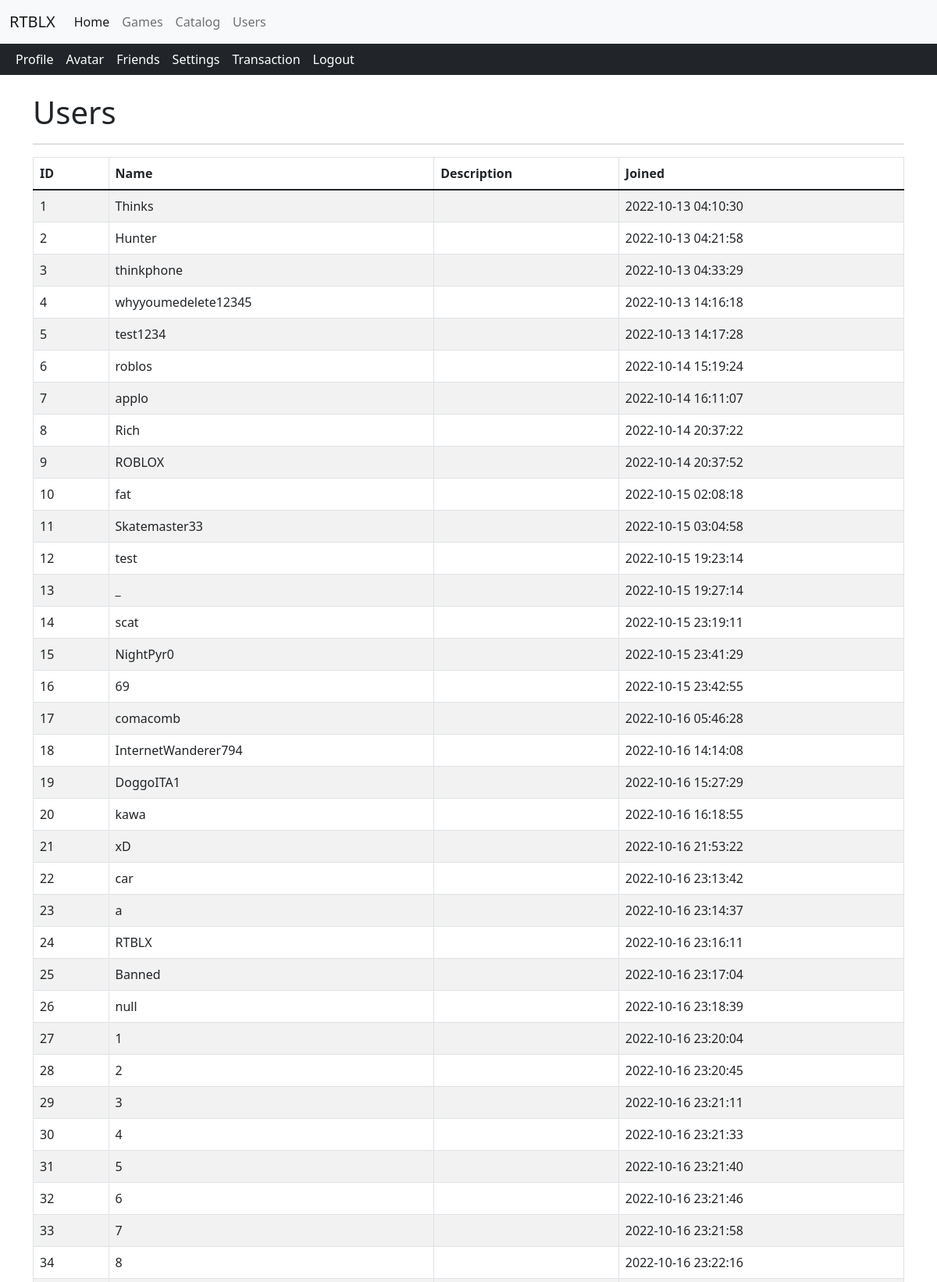
The page /Users.php (signed in, upper part) on the database its author committed.
### tables this page shows
CREATE TABLE `users` (
  `id` int NOT NULL,
  `username` varchar(50) NOT NULL,
  `password` varchar(255) NOT NULL,
  `created_at` datetime DEFAULT CURRENT_TIMESTAMP
);

### Users.php (the view, shortened to what this page needs)
<!DOCTYPE html>
<html lang="en">
<head>
    <link href="https://cdn.jsdelivr.net/npm/bootstrap@5.1.3/dist/css/bootstrap.min.css" rel="stylesheet">
</head>
<body>
  <nav class="navbar navbar-expand-lg navbar-light bg-light">
  <div class="container-fluid">
    <a class="navbar-brand" href="/login.php">RTBLX</a>
    <div class="collapse navbar-collapse" id="navbarNavDropdown">
      <ul class="navbar-nav">
        <li class="nav-item">
          <a class="nav-link active" aria-current="page" href="welcome.php">Home</a>
        </li>
        <li class="nav-item">
          <a class="nav-link" href="games.php">Games</a>
        </li>
        <li class="nav-item">
          <a class="nav-link" href="catalog.php">Catalog</a>
        </li>
        <li class="nav-item">
          <a class="nav-link" href="Users.php">Users</a>
        </li>
      </ul>
    </div>
  </div>
</nav>
  <nav class="navbar navbar-expand-lg navbar-dark navbar-top bg-dark py-0">
  <div class="container-fluid">
    <div class="collapse navbar-collapse" id="navbarNav">
      <ul class="navbar-nav">
        <li class="nav-item">
          <a class="nav-link active" aria-current="page" href="User.php?id=<?php echo htmlspecialchars($_SESSION["id"]); ?>">Profile</a>
        </li>
        <li class="nav-item">
          <a class="nav-link active" href="avatar.php">Avatar</a>
        </li>
        <li class="nav-item">
          <a class="nav-link active" href="MyFriends.php">Friends</a>
        </li>
        <li class="nav-item">
          <a class="nav-link active" href="settings.php">Settings</a>
        </li>
        <li class="nav-item">
          <a class="nav-link active" href="MyMoney.php">Transaction</a>
        </li>
        <li class="nav-item">
          <a class="nav-link active" href="logout.php">Logout</a>
        </li>
      </ul>
    </div>
  </div>
</nav>
  <br>
  <div class="container">
    <h1>Users</h1>
    <hr>
    <?php
                    require_once "config.php";
                    $sql = "SELECT * FROM users";
                    if($result = mysqli_query($link, $sql)){
                        if(mysqli_num_rows($result) > 0){
                            echo '<table class="table table-bordered table-striped">';
                                echo "<thead>";
                                    echo "<tr>";
                                        echo "<th>ID</th>";
                                        echo "<th>Name</th>";
                                        echo "<th>Description</th>";
                                        echo "<th>Joined</th>";
                                    echo "</tr>";
                                echo "</thead>";
                                echo "<tbody>";
                                while($row = mysqli_fetch_array($result)){
                                    echo "<tr>";
                                        echo "<td>" . $row['id'] . "</td>";
                                        echo "<td>" . $row['username'] . "</td>";
                                        echo "<td></td>";
                                        echo "<td>" . $row['created_at'] . "</td>";
                                    echo "</tr>";
                                }
                                echo "</tbody>";
                            echo "</table>";
                        } else{
                            echo '<div class="alert alert-danger"><em>LMAO NO USERS</em></div>';
                        }
                    } else{
                        echo "ohio users";
                    }
                    ?>
    </div>
  </body>
  </html>

### rows shown on the page
users: id "1", username "Thinks", created_at "2022-10-13 04:10:30"
users: id "2", username "Hunter", created_at "2022-10-13 04:21:58"
users: id "3", username "thinkphone", created_at "2022-10-13 04:33:29"
users: id "4", username "whyyoumedelete12345", created_at "2022-10-13 14:16:18"
users: id "5", username "test1234", created_at "2022-10-13 14:17:28"
users: id "6", username "roblos", created_at "2022-10-14 15:19:24"
users: id "7", username "applo", created_at "2022-10-14 16:11:07"
users: id "8", username "Rich", created_at "2022-10-14 20:37:22"
users: id "9", username "ROBLOX", created_at "2022-10-14 20:37:52"
users: id "10", username "fat", created_at "2022-10-15 02:08:18"
users: id "11", username "Skatemaster33", created_at "2022-10-15 03:04:58"
users: id "12", username "test", created_at "2022-10-15 19:23:14"
users: id "13", username "_", created_at "2022-10-15 19:27:14"
users: id "14", username "scat", created_at "2022-10-15 23:19:11"
users: id "15", username "NightPyr0", created_at "2022-10-15 23:41:29"
users: id "16", username "69", created_at "2022-10-15 23:42:55"
users: id "17", username "comacomb", created_at "2022-10-16 05:46:28"
users: id "18", username "InternetWanderer794", created_at "2022-10-16 14:14:08"
users: id "19", username "DoggoITA1", created_at "2022-10-16 15:27:29"
users: id "20", username "kawa", created_at "2022-10-16 16:18:55"
users: id "21", username "xD", created_at "2022-10-16 21:53:22"
users: id "22", username "car", created_at "2022-10-16 23:13:42"
users: id "23", username "a", created_at "2022-10-16 23:14:37"
users: id "24", username "RTBLX", created_at "2022-10-16 23:16:11"
users: id "25", username "Banned", created_at "2022-10-16 23:17:04"
users: id "26", username "null", created_at "2022-10-16 23:18:39"
users: id "27", username "1", created_at "2022-10-16 23:20:04"
users: id "28", username "2", created_at "2022-10-16 23:20:45"
users: id "29", username "3", created_at "2022-10-16 23:21:11"
users: id "30", username "4", created_at "2022-10-16 23:21:33"
users: id "31", username "5", created_at "2022-10-16 23:21:40"
users: id "32", username "6", created_at "2022-10-16 23:21:46"
users: id "33", username "7", created_at "2022-10-16 23:21:58"
users: id "34", username "8", created_at "2022-10-16 23:22:16"
